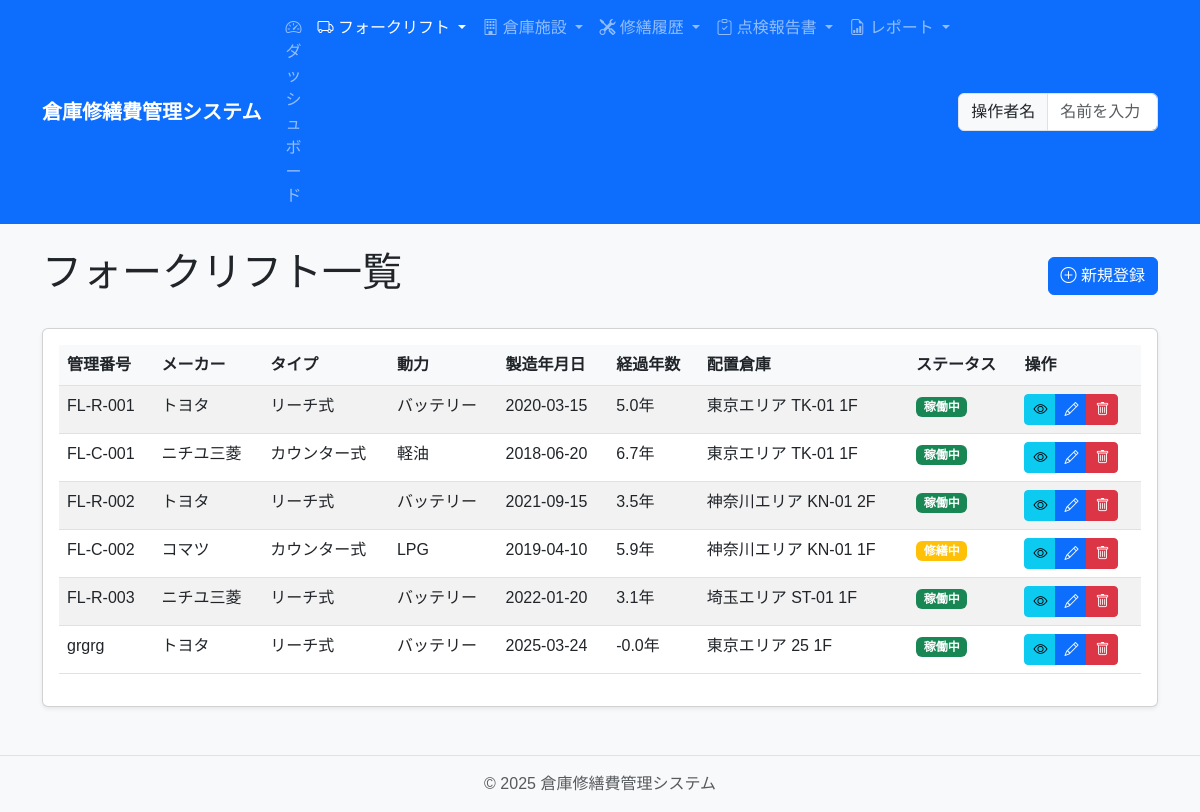
The page /forklift/ on the database its author committed.
### app/models/forklift.py (models this page shows, shortened)
class Forklift(Asset):
    __tablename__ = 'forklifts'
    management_number = db.Column(db.String(50), unique=True, nullable=False, index=True)
    manufacturer = db.Column(db.String(50), nullable=False)
    forklift_type = db.Column(db.String(20), nullable=False)  # reach, counter
    power_source = db.Column(db.String(20), nullable=False)  # battery, diesel, gasoline, lpg
    model = db.Column(db.String(50), nullable=False)
    serial_number = db.Column(db.String(50), nullable=False)
    load_capacity = db.Column(db.Integer, nullable=False)  # kg
    manufacture_date = db.Column(db.Date, nullable=False)
    lift_height = db.Column(db.Integer, nullable=False)  # mm
    warehouse_group = db.Column(db.String(50), nullable=False)
    warehouse_number = db.Column(db.String(50), nullable=False)
    floor = db.Column(db.String(10), nullable=False)
    operator = db.Column(db.String(50))
    updated_by = db.Column(db.String(100))
    repairs = db.relationship('ForkliftRepair', back_populates='forklift', cascade='all, delete-orphan')
    @hybrid_property
    def elapsed_years(self):
        if not self.manufacture_date:
            return None
        current_date = Config.CURRENT_DATE
        delta = current_date - datetime.combine(self.manufacture_date, datetime.min.time())
        return delta.days / 365.25
    @property
    def type_name(self):
        return Config.FORKLIFT_TYPE_NAMES.get(self.forklift_type, self.forklift_type)
    @property
    def power_source_name(self):
        return Config.POWER_SOURCE_NAMES.get(self.power_source, self.power_source)

### app/routes/forklift.py (the view)
@forklift_bp.route('/')
def index():
    forklifts = Forklift.query.all()
    return render_template('forklift/index.html', forklifts=forklifts)

### app/models/asset.py (called while the page is built)
    @property
    def status_name(self):
        return Config.ASSET_STATUS_NAMES.get(self.asset_status, self.asset_status)

### app/templates/forklift/index.html (shortened to what this page needs)
{% extends "base.html" %}
{% block content %}
<div class="d-flex justify-content-between align-items-center mb-4">
    <h1>フォークリフト一覧</h1>
    <a href="{{ url_for('forklift.create') }}" class="btn btn-primary">
        <i class="bi bi-plus-circle"></i> 新規登録
    </a>
</div>
<div class="card">
    <div class="card-body">
        <div class="table-responsive">
            <table class="table table-striped table-hover" id="forkliftTable">
                <thead>
                    <tr>
                        <th>管理番号</th>
                        <th>メーカー</th>
                        <th>タイプ</th>
                        <th>動力</th>
                        <th>製造年月日</th>
                        <th>経過年数</th>
                        <th>配置倉庫</th>
                        <th>ステータス</th>
                        <th>操作</th>
                    </tr>
                </thead>
                <tbody>
                    {% for forklift in forklifts %}
                    <tr>
                        <td>{{ forklift.management_number }}</td>
                        <td>{{ forklift.manufacturer }}</td>
                        <td>{{ forklift.type_name }}</td>
                        <td>{{ forklift.power_source_name }}</td>
                        <td>{{ forklift.manufacture_date.strftime('%Y-%m-%d') }}</td>
                        <td>{{ "%.1f"|format(forklift.elapsed_years) }}年</td>
                        <td>{{ forklift.warehouse_group }} {{ forklift.warehouse_number }} {{ forklift.floor }}</td>
                        <td>
                            <span class="badge {% if forklift.asset_status == 'active' %}bg-success{% elif forklift.asset_status == 'under_repair' %}bg-warning{% else %}bg-secondary{% endif %}">
                                {{ forklift.status_name }}
                            </span>
                        </td>
                        <td>
                            <div class="btn-group btn-group-sm">
                                <a href="{{ url_for('forklift.view', id=forklift.id) }}" class="btn btn-info">
                                    <i class="bi bi-eye"></i>
                                </a>
                                <a href="{{ url_for('forklift.edit', id=forklift.id) }}" class="btn btn-primary">
                                    <i class="bi bi-pencil"></i>
                                </a>
                                <button type="button" class="btn btn-danger" data-bs-toggle="modal" data-bs-target="#deleteModal{{ forklift.id }}">
                                    <i class="bi bi-trash"></i>
                                </button>
                            </div>
                        </td>
                    </tr>
                    {% endfor %}
                </tbody>
            </table>
        </div>
    </div>
</div>
{% endblock %}

### app/static/css/style.css (style rules this page uses)
body { font-family: "MS Gothic", "Yu Gothic", sans-serif; background-color: #f8f9fa; }
.card { box-shadow: 0 0.125rem 0.25rem rgba(0, 0, 0, 0.075); margin-bottom: 1.5rem; }
.table th { background-color: #f8f9fa; }

### rows shown on the page
Forklift: management_number "FL-R-001", manufacturer "トヨタ", type_name "リーチ式", power_source_name "バッテリー", manufacture_date "2020-03-15", elapsed_years "5.0", warehouse_group "東京エリア", warehouse_number "TK-01", floor "1F", status_name "稼働中"
Forklift: management_number "FL-C-001", manufacturer "ニチユ三菱", type_name "カウンター式", power_source_name "軽油", manufacture_date "2018-06-20", elapsed_years "6.7", warehouse_group "東京エリア", warehouse_number "TK-01", floor "1F", status_name "稼働中"
Forklift: management_number "FL-R-002", manufacturer "トヨタ", type_name "リーチ式", power_source_name "バッテリー", manufacture_date "2021-09-15", elapsed_years "3.5", warehouse_group "神奈川エリア", warehouse_number "KN-01", floor "2F", status_name "稼働中"
Forklift: management_number "FL-C-002", manufacturer "コマツ", type_name "カウンター式", power_source_name "LPG", manufacture_date "2019-04-10", elapsed_years "5.9", warehouse_group "神奈川エリア", warehouse_number "KN-01", floor "1F", status_name "修繕中"
Forklift: management_number "FL-R-003", manufacturer "ニチユ三菱", type_name "リーチ式", power_source_name "バッテリー", manufacture_date "2022-01-20", elapsed_years "3.1", warehouse_group "埼玉エリア", warehouse_number "ST-01", floor "1F", status_name "稼働中"
Forklift: management_number "grgrg", manufacturer "トヨタ", type_name "リーチ式", power_source_name "バッテリー", manufacture_date "2025-03-24", elapsed_years "-0.0", warehouse_group "東京エリア", warehouse_number "25", floor "1F", status_name "稼働中"
